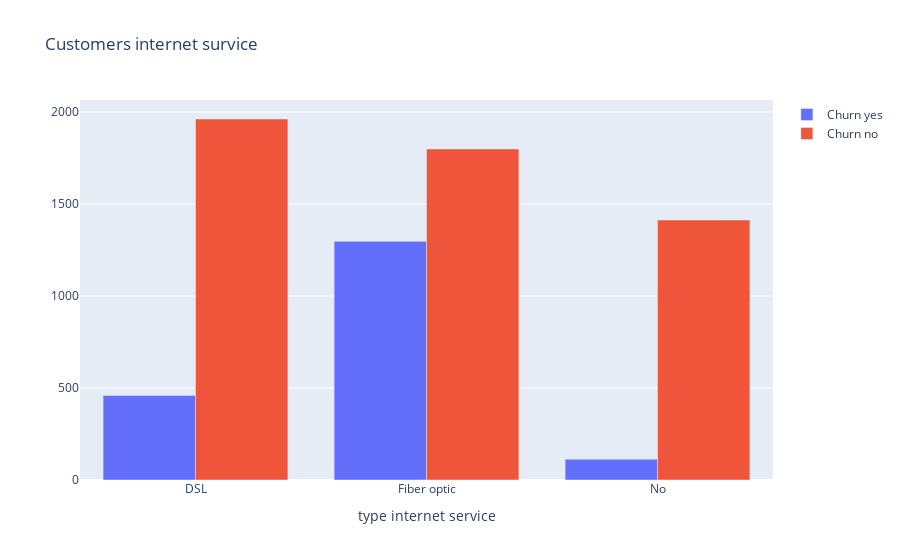

This figure's notebook cell:
### Code cell
internet_service_yes = df[df['Churn'] == 'Yes'].groupby(['InternetService'])[['Churn']].count()
internet_service_no = df[df['Churn'] == 'No'].groupby(['InternetService'])[['Churn']].count()

internet_service_yes.columns = ['Churn']
internet_service_no.columns = ['Churn']

trace0 = go.Bar(
    x=internet_service_yes.index,
    y=internet_service_yes.Churn,
    name='Churn yes'
)

trace1 = go.Bar(
    x=internet_service_no.index,
    y=internet_service_no.Churn,
    name='Churn no'
)

data = [trace0, trace1]
layout = {'title': 'Customers internet survice', 'xaxis': {'title': 'type internet service'}}

fig = go.Figure(data=data, layout=layout)
iplot(fig, show_link=False)

### Figure 1 — Plotly figure (JSON) as saved in the notebook; plotly's stock layout.template omitted (floating-point values rounded to 4 significant figures)
{"data": [{"name": "Churn yes", "type": "bar", "x": ["DSL", "Fiber optic", "No"], "y": [459, 1297, 113]}, {"name": "Churn no", "type": "bar", "x": ["DSL", "Fiber optic", "No"], "y": [1962, 1799, 1413]}], "layout": {"title": {"text": "Customers internet survice"}, "xaxis": {"title": {"text": "type internet service"}}}}
